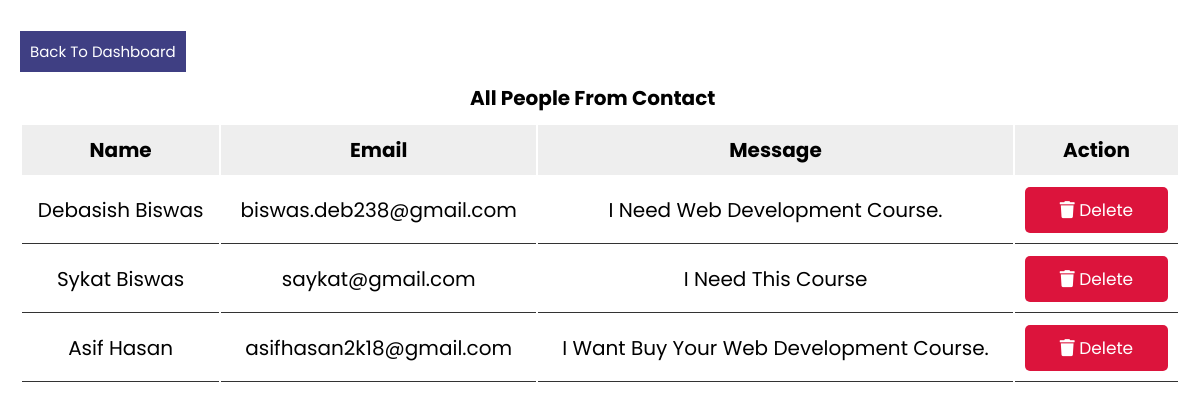
Screenshot of /admin_panel_contact-us.php with the database file from the repository.
### tables this page shows
CREATE TABLE `contact_us` (
  `id` int(255) NOT NULL,
  `contact_name` varchar(255) NOT NULL,
  `contact_email` varchar(255) NOT NULL,
  `contact_message` text NOT NULL
);

### admin_panel_contact-us.php (the view, shortened to what this page needs)
<?php
@include 'config.php';
?>
<!DOCTYPE html>
<html lang="en">
<head>
   <link rel="stylesheet" href="https://cdnjs.cloudflare.com/ajax/libs/font-awesome/5.15.4/css/all.min.css">
   <link rel="stylesheet" href="css/style.css">
</head>
<body>
<div class="container">
   <?php
   $select = mysqli_query($conn, "SELECT * FROM contact_us");
   ?>
   <div class="product-display">
     <a href="admin_panel_dashboard.php" class="back">Back to dashboard</a>
     <h1 class="display">All People from Contact</h1>
      <table class="product-display-table">
         <thead>
         <tr>
            <th>name</th>
            <th>email</th>
            <th>Message</th>
           <th>action</th>
         </tr>
         </thead>
         <?php while($row = mysqli_fetch_assoc($select)){ ?>
         <tr>
            <td><?php echo $row['contact_name']; ?></td>
            <td style="text-transform:lowercase;"><?php echo $row['contact_email']; ?></td>
            <td><?php echo $row['contact_message']; ?></td>
            <td>
               <a href="admin_panel_contact-us.php?delete=<?php echo $row['id']; ?>" class="btn"> <i class="fas fa-trash"></i> delete </a>
            </td>
         </tr>
      <?php } ?>
      </table>
   </div>
</div>
</body>
</html>

### css/style.css (style rules this page uses)
:root { --green:#27ae60; --black:#333; --white:#fff; --bg-color:#eee; --box-shadow:0 .5rem 1rem rgba(0,0,0,.1); --border:.1rem solid var(--black); }
* { font-family: 'Poppins', sans-serif; margin:0; padding:0; box-sizing: border-box; outline: none; border:none; text-decoration: none; text-transform: capitalize; }
html { font-size: 62.5%; overflow-x: hidden; }
.btn { display: block; width: 100%; cursor: pointer; border-radius: .5rem; margin-top: 1rem; font-size: 1.7rem; padding:1rem 3rem; background: var(--green); color:var(--white); text-align: center; }
.container { max-width: 1200px; padding:2rem; margin:0 auto; }
.product-display { margin:2rem 0; }
.product-display .product-display-table { width: 100%; text-align: center; }
.product-display .product-display-table thead { background: var(--bg-color); }
.product-display .product-display-table th { padding:1rem; font-size: 2rem; }
.product-display .product-display-table td { padding:1rem; font-size: 2rem; border-bottom: var(--border); }
.product-display .product-display-table .btn:first-child { margin-top: 0; }
.product-display .product-display-table .btn:last-child { background: crimson; }
.back { margin-top: 20px; background: #3f3f83; color: white; padding: 10px; font-size: 15px; margin-bottom: 10px; }
.display { margin-top: 20px; margin-left: 450px; margin-bottom: 10px; }

### rows the page displays
contact_us: contact_name "Debasish Biswas", contact_email "biswas.deb238@gmail.com", contact_message "I Need Web Development Course."
contact_us: contact_name "Sykat Biswas", contact_email "saykat@gmail.com", contact_message "I Need This Course"
contact_us: contact_name "Asif Hasan", contact_email "asifhasan2k18@gmail.com", contact_message "I Want Buy Your Web Development Course."
